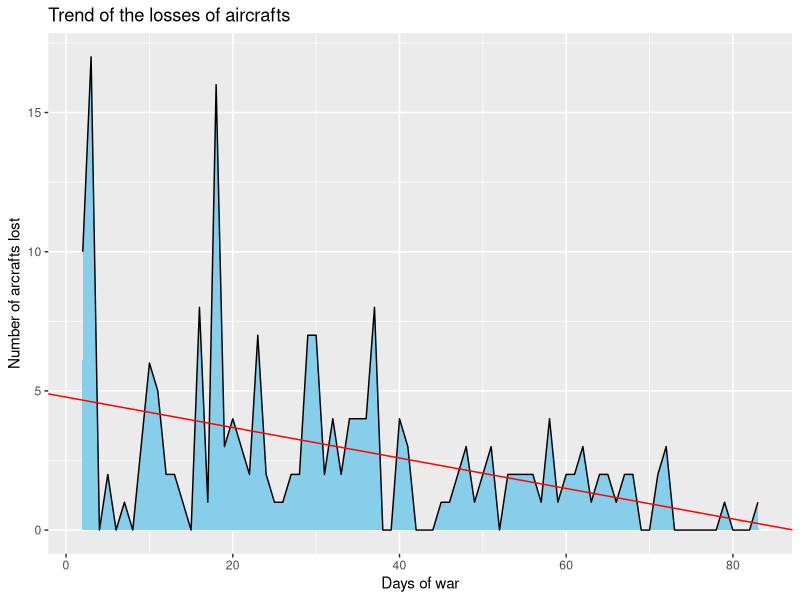

Reproduce this figure in R.
#Chart to analyze and visualize the the lost of aircraft in each day and to analyze the trend of it. 
#According to the graph, we can see that with the war keep going, the loses of aircraft in a single day showing a decreasing trend.
library(ggplot2)
library(tidyverse)

equipLoss <- read.csv("russia_losses_equipment.csv")

equipLoss <- equipLoss %>%
  mutate(new_aircraft = equipLoss$aircraft - lag(aircraft, n = 1, default = 0))

lm1.out <- lm(equipLoss$new_aircraft ~ equipLoss$day)
  
ggplot(data = equipLoss, aes(x = day, y = new_aircraft, fill = new_aircraft)) +
  geom_area(colour = 1, fill = "sky blue") +
  ggtitle("Trend of the losses of aircrafts") +
  xlab("Days of war") +
  ylab("Number of arcrafts lost") +
  geom_abline(slope = lm1.out$coef[2], intercept = lm1.out$coef[1], col = "red") 


